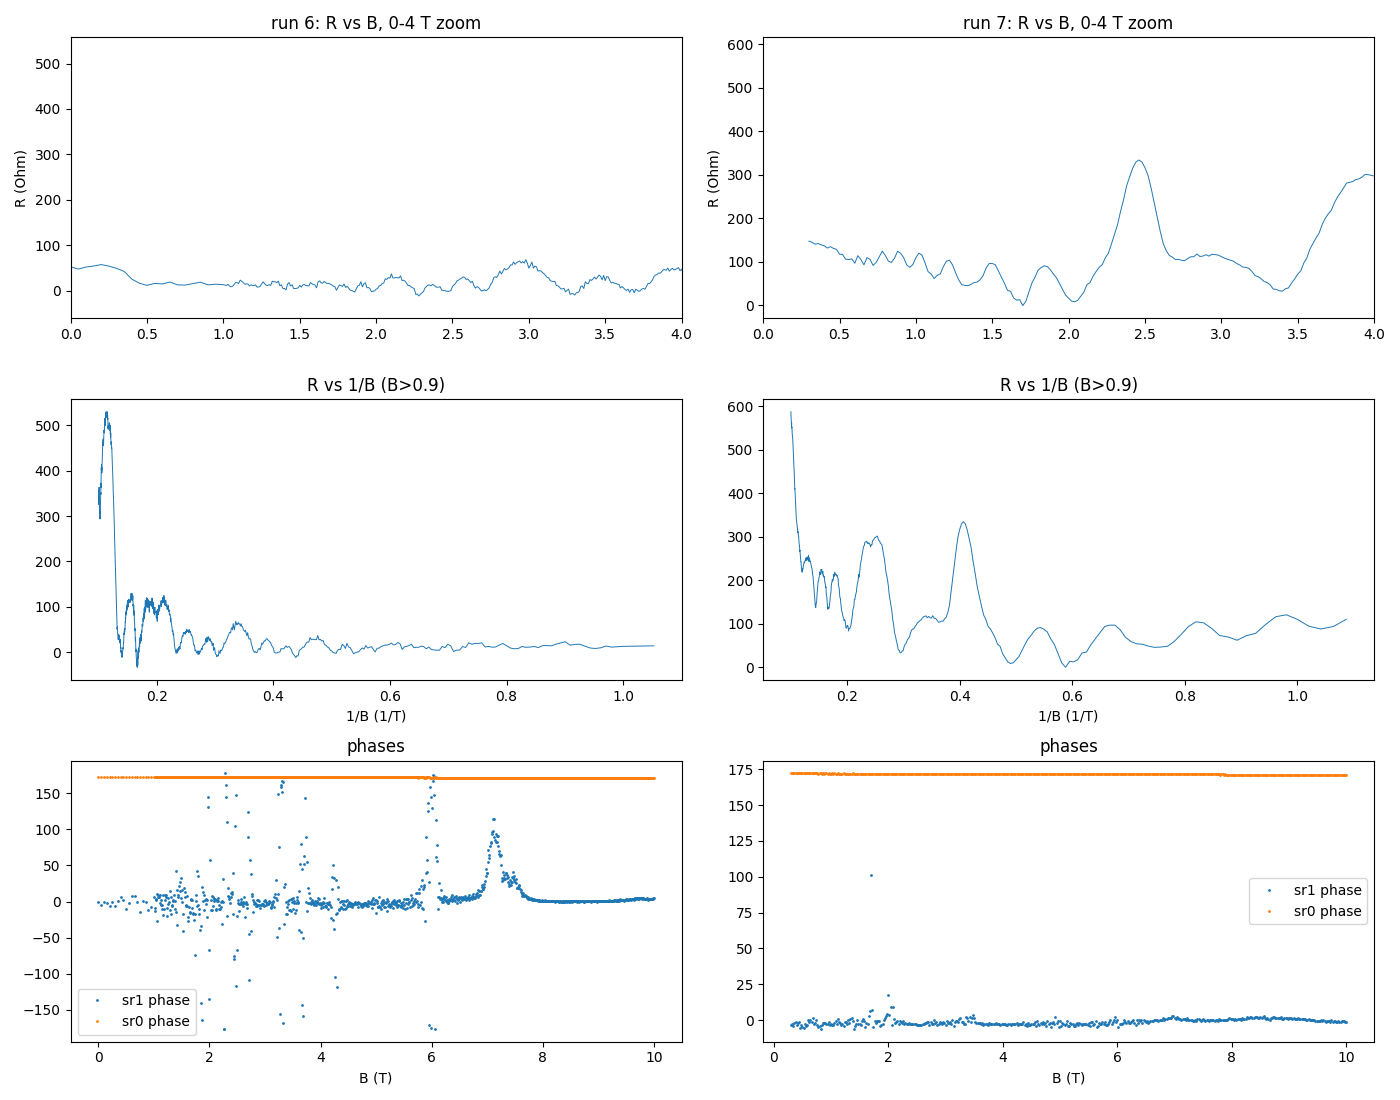

Source code (Python):
import numpy as np, matplotlib
matplotlib.use("Agg"); import matplotlib.pyplot as plt
from hera.analysis import open_run, resolve_channels
fig, ax = plt.subplots(3, 2, figsize=(14, 11))
for k, rid in enumerate([6, 7]):
    r = open_run(f"data/{rid}"); ch = {c.cid: c for c in resolve_channels(r.meta)}
    B = r.col("magnet_field"); I = r.col("sr0_X")/ch["sr0"].gain; X = r.col("sr1_X"); P1 = r.col("sr1_P"); P0 = r.col("sr0_P")
    R = X/I
    o = np.argsort(B); B, R, P1, P0, I = B[o], R[o], P1[o], P0[o], I[o]
    # setpoint vs readback
    sp = np.sort(np.asarray(r.setpoints, float)); print(f"run {rid}: setpoint-readback |dB| max {np.abs(B-sp).max()*1e3:.1f} mT, median {np.median(np.abs(B-sp))*1e3:.2f} mT")
    ax[0,k].plot(B, R, "-", lw=0.7); ax[0,k].set_xlim(0, 4); ax[0,k].set_title(f"run {rid}: R vs B, 0-4 T zoom"); ax[0,k].set_ylabel("R (Ohm)")
    ax[1,k].plot(1/B[B>0.9], R[B>0.9], "-", lw=0.7); ax[1,k].set_xlabel("1/B (1/T)"); ax[1,k].set_title("R vs 1/B (B>0.9)")
    ax[2,k].plot(B, P1, ".", ms=2, label="sr1 phase"); ax[2,k].plot(B, P0, ".", ms=2, label="sr0 phase"); ax[2,k].legend(); ax[2,k].set_xlabel("B (T)"); ax[2,k].set_title("phases")
    # minima positions in 1/B for B between 1 and 4 T
    from scipy.signal import find_peaks
    m = (B > 1.0) & (B < 4.0)
    mins, _ = find_peaks(-R[m], prominence=3)
    Bm = B[m][mins]
    print(f"  minima B (1-4 T): {np.round(Bm, 3)}")
    print(f"  1/B spacing: {np.round(np.diff(1/Bm), 4)}")
    print(f"  R at minima: {np.round(R[m][mins], 1)}")
    # high-B: minima 4-10 T
    m = (B > 4.0)
    mins, _ = find_peaks(-R[m], prominence=5); Bm = B[m][mins]
    print(f"  minima B (4-10 T): {np.round(Bm, 3)}; R {np.round(R[m][mins], 0)}")
    print(f"  I range {I.min()*1e9:.3f}-{I.max()*1e9:.3f} nA; I vs B: at 0 T {I[0]*1e9:.3f}, 10 T {I[-1]*1e9:.3f}")
fig.tight_layout(); fig.savefig("hera_scratch/sdh_spot_detail.png", dpi=100)
